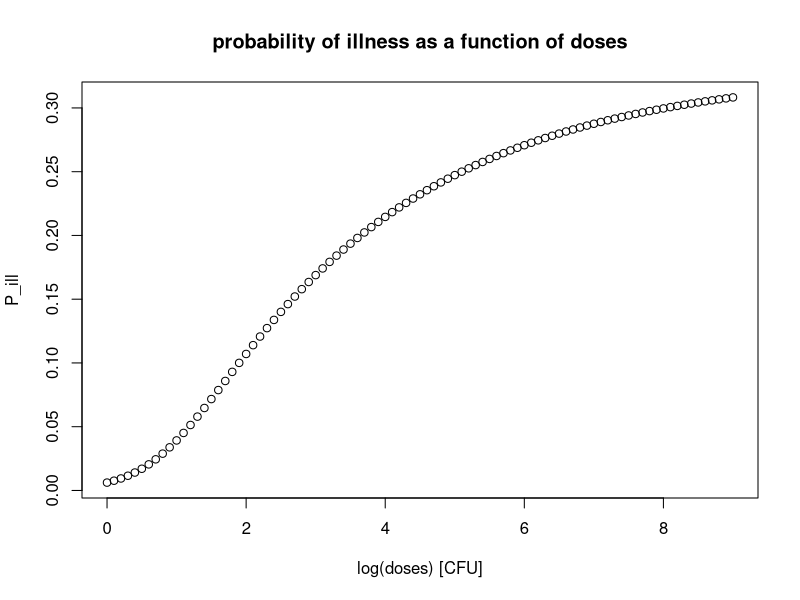

This figure's R source:


#################################
#################################
#################################
# DRM
#################################
#################################
#################################

logDoses <- seq(0,9,by=0.1)
Pprev <- 0.25
alphaGamma <- 0.145
betaGamma <- 7.59
condPillinf <- 0.33


#################################
#model
#################################
# the abscissa Cretlog MUST have the same length as the number of rows of the dose-matrix!
doses <- 10^logDoses

modDoseResponseMedianChallenge <- function(doses, 
                                           condPillinf, 
                                           alphaGamma, betaGamma){
  
  
  
  Pillmean <- condPillinf*round((1 - exp(lgamma(alphaGamma+betaGamma)
                                     +lgamma(betaGamma+doses)
                                     -lgamma(betaGamma)
                                     -lgamma(alphaGamma+betaGamma+doses))),4)
  
  
  
  return(list(Pillmean=Pillmean))
}

runDoseResponseMedianChallenge <- modDoseResponseMedianChallenge(doses,
                                                                 condPillinf, 
                                                                 alphaGamma, betaGamma)

Pillmean <-runDoseResponseMedianChallenge$Pillmean

#################################
#################################
#visualisation
#################################
plot(logDoses, Pillmean, 
     xlab = "log(doses) [CFU]", 
     ylab = "P_ill", 
     main = "probability of illness as a function of doses")
#################################
